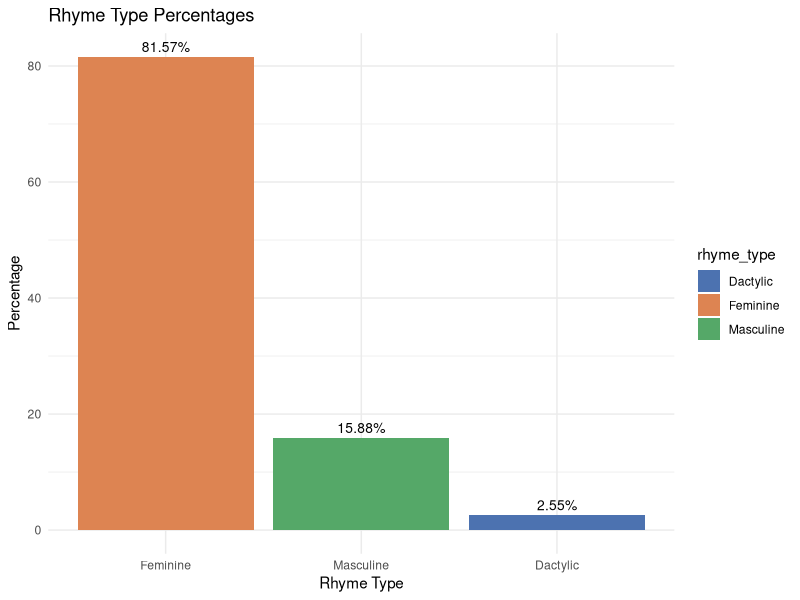
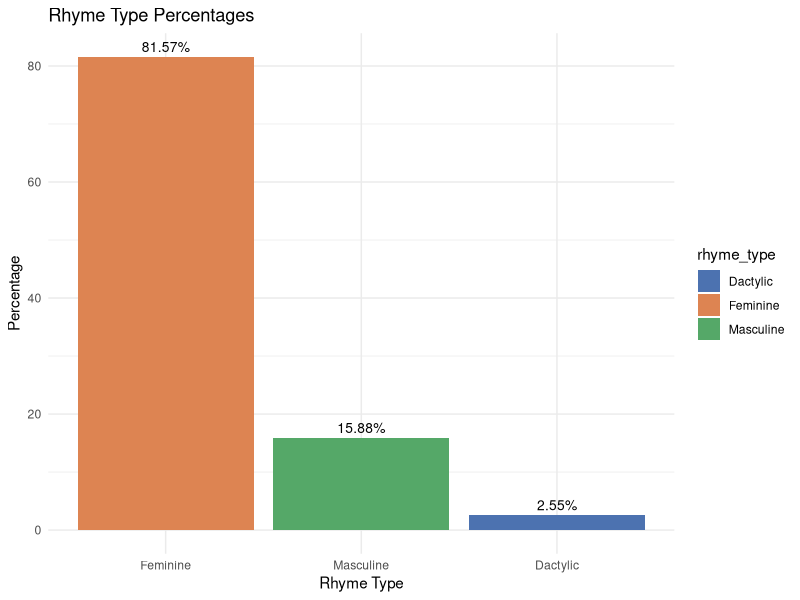

Reproduce these figures in R, in order.
# Seminar 9

# Load necessary libraries
library(stringr)
library(writexl)
library(dplyr)
library(ggplot2)

# Read the CSV file
data <- read.csv2("ballads_fin_str.csv")

# Function to convert a word to a formula with stressed (1) and unstressed (0) vowels
convert_to_formula <- function(word) {
  # Find stressed vowels (indicated by a caret '^') and all vowels
  stressed_vowels <- str_extract_all(word, "[АЕЄИІЇОУЮЯаеєиіїоуюя]\\^")[[1]]
  vowels <- str_extract_all(word, "[АЕЄИІЇОУЮЯаеєиіїоуюя]")[[1]]
  
  # Create a formula where stressed vowels are '1' and unstressed are '0'
  formula <- paste0(ifelse(paste0(vowels, "^") %in% stressed_vowels, "1", "0"), collapse = "")
  
  return(formula)
}

# Function to determine the rhyme type from the formula
determine_rhyme <- function(formula) {
  # Check the last and penultimate characters in the formula to determine rhyme type
  last_character <- substr(formula, nchar(formula), nchar(formula))
  penultimate_character <- substr(formula, nchar(formula) - 1, nchar(formula) - 1)
  
  # Determine rhyme type based on the stressed (1) and unstressed (0) pattern
  if (penultimate_character == "1") {
    return("Feminine")
  } else if (last_character == "1") {
    return("Masculine")
  } else {
    return("Dactylic")
  }
}

# Apply the formula and rhyme type functions to the dataset
data <- data %>%
  mutate(
    formula = sapply(last_word, convert_to_formula),
    rhyme_type = sapply(formula, determine_rhyme)
  )

# Save the resulting data to an Excel file
write_xlsx(data, "figure 5.xlsx")

# Count the total number of each rhyme type and calculate percentages
rhyme_counts <- data %>%
  group_by(rhyme_type) %>%
  summarise(count = n()) %>%
  mutate(percentage = count / sum(count) * 100)

# Visualize the rhyme type distribution using ggplot2
ggplot(rhyme_counts, aes(x = reorder(rhyme_type, -percentage), y = percentage, fill = rhyme_type)) +
  geom_bar(stat = "identity") +
  labs(
    title = "Rhyme Type Percentages",
    x = "Rhyme Type",
    y = "Percentage"
  ) +
  scale_fill_manual(values = c("#4c72b0", "#dd8452", "#55a868")) +
  geom_text(aes(label = paste0(round(percentage, 2), "%")), vjust = -0.5, color = "black", size = 3.5) +
  theme_minimal()

# Save the plot as an image file
ggsave("rhyme_type_percentages.png", width = 8, height = 6)

#Homework Task
#1. Visualize the distribution of rhyme types in the ballads using a treemap.

#1.1.Treemap Visualization:
# - Use the data on rhyme type frequencies calculated in the seminar.
# - Create a treemap where each rectangle represents a rhyme type. The size of each rectangle should correspond to the frequency (or percentage) of that rhyme type.
# - Color each rectangle by rhyme type to distinguish them visually.
# - Add labels inside the rectangles showing the rhyme type and its percentage.
# 1.2. Customization:
# -  Customize the treemap by choosing a color palette that is easy on the eyes and provides good contrast between different rhyme types.
# - Add a title to the treemap, such as "Distribution of Rhyme Types in Ballads".
# 1.3. Export:
# -  Save the treemap as rhyme_treemap.png.